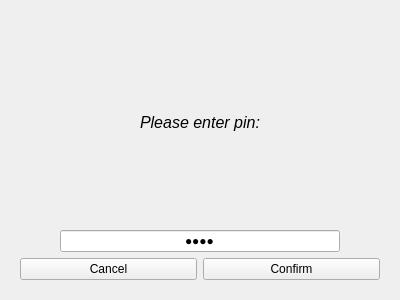
<?xml version="1.0" encoding="UTF-8"?>
<ui version="4.0">
 <class>Login</class>
 <widget class="QDialog" name="Login">
  <property name="geometry">
   <rect>
    <x>0</x>
    <y>0</y>
    <width>400</width>
    <height>300</height>
   </rect>
  </property>
  <property name="windowTitle">
   <string>Dialog</string>
  </property>
  <layout class="QVBoxLayout" name="verticalLayout">
   <item>
    <widget class="QStackedWidget" name="stackedWidget">
     <property name="currentIndex">
      <number>1</number>
     </property>
     <widget class="QWidget" name="page">
      <layout class="QHBoxLayout" name="horizontalLayout">
       <item>
        <layout class="QVBoxLayout" name="verticalLayout_2">
         <item>
          <widget class="QLabel" name="welcome_label">
           <property name="font">
            <font>
             <pointsize>31</pointsize>
             <weight>50</weight>
             <italic>false</italic>
             <bold>false</bold>
             <underline>false</underline>
             <kerning>true</kerning>
            </font>
           </property>
           <property name="text">
            <string>Welcome!</string>
           </property>
           <property name="scaledContents">
            <bool>true</bool>
           </property>
           <property name="alignment">
            <set>Qt::AlignCenter</set>
           </property>
          </widget>
         </item>
         <item>
          <widget class="QLabel" name="label_2">
           <property name="font">
            <font>
             <pointsize>12</pointsize>
             <italic>true</italic>
            </font>
           </property>
           <property name="text">
            <string>Please enter card number:</string>
           </property>
           <property name="alignment">
            <set>Qt::AlignCenter</set>
           </property>
          </widget>
         </item>
         <item>
          <widget class="QLineEdit" name="card_lineField">
           <property name="sizePolicy">
            <sizepolicy hsizetype="Preferred" vsizetype="Fixed">
             <horstretch>2</horstretch>
             <verstretch>0</verstretch>
            </sizepolicy>
           </property>
           <property name="text">
            <string>4532280486346619</string>
           </property>
           <property name="alignment">
            <set>Qt::AlignCenter</set>
           </property>
           <property name="placeholderText">
            <string>**** **** **** ****</string>
           </property>
          </widget>
         </item>
         <item>
          <widget class="QPushButton" name="login_pushButton">
           <property name="text">
            <string>Press</string>
           </property>
          </widget>
         </item>
        </layout>
       </item>
      </layout>
     </widget>
     <widget class="QWidget" name="page_2">
      <layout class="QVBoxLayout" name="verticalLayout_3">
       <item>
        <widget class="QLabel" name="label_3">
         <property name="font">
          <font>
           <pointsize>12</pointsize>
           <italic>true</italic>
          </font>
         </property>
         <property name="text">
          <string>Please enter pin:</string>
         </property>
         <property name="alignment">
          <set>Qt::AlignCenter</set>
         </property>
        </widget>
       </item>
       <item>
        <layout class="QHBoxLayout" name="horizontalLayout_4">
         <item>
          <spacer name="horizontalSpacer_2">
           <property name="orientation">
            <enum>Qt::Horizontal</enum>
           </property>
           <property name="sizeHint" stdset="0">
            <size>
             <width>40</width>
             <height>20</height>
            </size>
           </property>
          </spacer>
         </item>
         <item>
          <widget class="QLineEdit" name="password_lineEdit">
           <property name="sizePolicy">
            <sizepolicy hsizetype="Preferred" vsizetype="Fixed">
             <horstretch>2</horstretch>
             <verstretch>0</verstretch>
            </sizepolicy>
           </property>
           <property name="text">
            <string>1234</string>
           </property>
           <property name="maxLength">
            <number>4</number>
           </property>
           <property name="echoMode">
            <enum>QLineEdit::Password</enum>
           </property>
           <property name="alignment">
            <set>Qt::AlignCenter</set>
           </property>
           <property name="placeholderText">
            <string>* * * * </string>
           </property>
          </widget>
         </item>
         <item>
          <spacer name="horizontalSpacer">
           <property name="orientation">
            <enum>Qt::Horizontal</enum>
           </property>
           <property name="sizeHint" stdset="0">
            <size>
             <width>40</width>
             <height>20</height>
            </size>
           </property>
          </spacer>
         </item>
        </layout>
       </item>
       <item>
        <layout class="QHBoxLayout" name="horizontalLayout_2">
         <item>
          <widget class="QPushButton" name="cancel_pushButton">
           <property name="text">
            <string>Cancel</string>
           </property>
          </widget>
         </item>
         <item>
          <widget class="QPushButton" name="login2_pushButton">
           <property name="autoFillBackground">
            <bool>true</bool>
           </property>
           <property name="text">
            <string>Confirm</string>
           </property>
          </widget>
         </item>
        </layout>
       </item>
      </layout>
     </widget>
    </widget>
   </item>
  </layout>
 </widget>
 <resources/>
 <connections/>
</ui>
